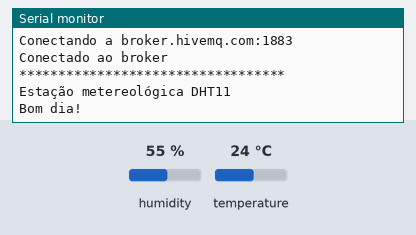
Recording of a sketch running on a simulated ESP8266 (NodeMCU). Shown: the last lines printed to the serial monitor. The test bench sets the inputs (shaded band); at power-on: humidity 55 %, temperature 24 °C. WiFi joins after 1.5 s; servers stay silent unless stated; no MQTT or app messages arrive unless stated.

Above: at 6.2 s.
6.3 s: humidity set to 22 %
At 20.4 s:
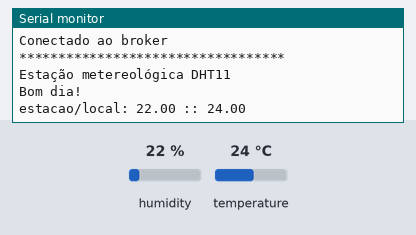
28.7 s: temperature set to 12 °C
At 40.5 s:
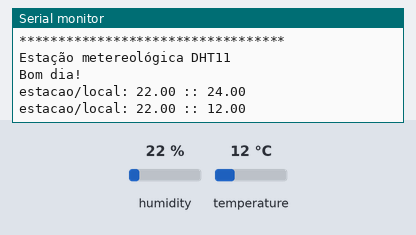
51.1 s: humidity set to 40 %
At 60.5 s:
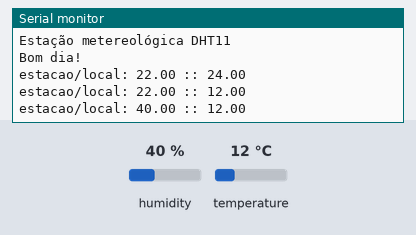

The sketch:

Estacao-Meterologica-DHT11-DISTRO.ino
```cpp
#include <ESP8266WiFi.h>
#include <PubSubClient.h>
#include <DHT.h>

const char* ssid =  "ssid da sua rede";
const char* password =  "sua senha";
const char* mqttServer = "broker.hivemq.com";
const int mqttPort = 1883;
const char* mqttUser = "" ; //Usuário no broker se o broker exigir
const char* mqttPassword = "" ; //Senha
const char* clientId = "";  // cliente se broker exigir precisar
String rtopico = "estacao/local";

#define  INTERVALO  20000

WiFiClient espClient;
PubSubClient client(espClient);
DHT dht(D3, DHT22); // sensor DHT montado no pino D3
long lastMsg = 0;


void setup()
{
          delay(1000);
          Serial.begin(115200);
          delay(2000);
          setup_wifi();
          setup_broker();
          dht.begin();
          Serial.println("\n\n\n**********************************\nEstação metereológica DHT11");
          Serial.println("Bom dia!\n");

}


void loop()
{
          if (!client.connected())   // caso perder conexão reconecta
                setup_broker();
          long now = millis();
          if (now - lastMsg > INTERVALO) {
                lastMsg = now;
                float umidade = dht.readHumidity();
                float temperatura = dht.readTemperature();
                publica(temperatura, umidade);
                serialEcho(temperatura, umidade);
          }

}

void setup_wifi()
{
          delay(10);
          Serial.print("\n\n\n\nConectando rede ");
          Serial.println(ssid);
          WiFi.begin(ssid, password);
          for (int i = 0; WiFi.status() != WL_CONNECTED; i++) {
              delay(500);
              Serial.print(".");
              if (i % 80 == 79)
                  Serial.println("\nConexão mal sucedida. Retentando...");

             }
          Serial.print("\nWiFi conectado IP: ");
          Serial.println(WiFi.localIP());
}

void setup_broker()
{
          client.setServer(mqttServer, mqttPort);
          delay(500);
          Serial.print("Conectando a ");
          Serial.print(mqttServer);
          Serial.print(":");
          Serial.println(mqttPort);
          for (int i = 0; !client.connected() && i < 30; i++) {    // tenta ate 30 vezes
                    if (client.connect(clientId, mqttUser, mqttPassword )) {
                        Serial.println("Conectado ao broker");
                    } else {
                              Serial.print("Falhou conexao com o broker ");
                              Serial.println(client.state());
                              delay(2000);
                    }
          }
}


void publica(float temperatura, float umidade)
{
          String topic ;
          String msg ;
          topic = rtopico + (String)"/umidade";
          msg = (String)umidade;
          client.publish(topic.c_str(), msg.c_str());
          topic = rtopico + (String)"/temperatura";
          msg = (String)temperatura;
          client.publish(topic.c_str(), msg.c_str());
}

void serialEcho(float temperatura, float umidade)
{
          Serial.print(rtopico);
          Serial.print(": ");
          Serial.print(umidade);
          Serial.print(" :: ");
          Serial.println(temperatura);
}
```

Measured:
- after the input at 6.3 s, the serial monitor: prints a new line after 13.7 s (image 1)
- after the input at 28.7 s, the serial monitor: prints a new line after 11.3 s (image 2)
- after the input at 51.1 s, the serial monitor: prints a new line after 8.9 s (image 3)
